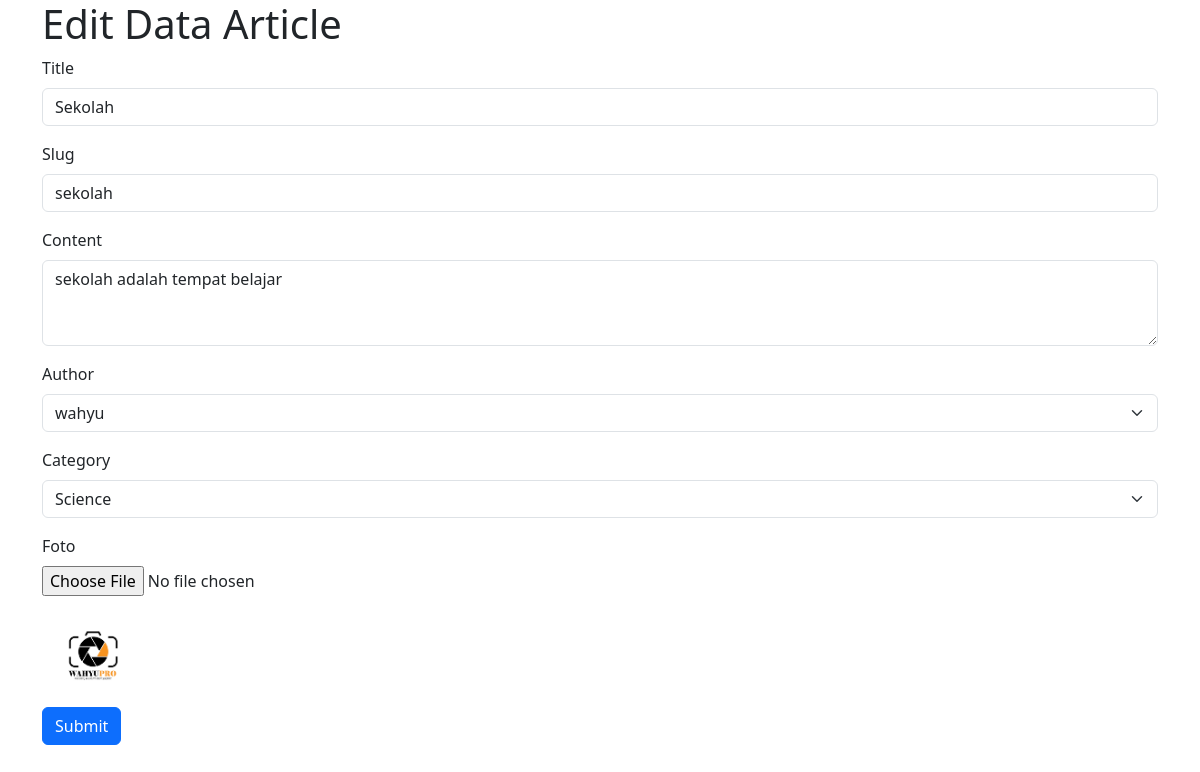
The page /views/admin/editarticle.php?id=8 (signed in) on the database its author committed.
### tables this page shows
CREATE TABLE IF NOT EXISTS `articles` (
  `id` int NOT NULL AUTO_INCREMENT,
  `title` varchar(255) NOT NULL,
  `slug` varchar(255) NOT NULL,
  `content` text NOT NULL,
  `user_id` int NOT NULL,
  `category_id` int NOT NULL,
  `created_at` timestamp NULL DEFAULT CURRENT_TIMESTAMP,
  `updated_at` timestamp NULL DEFAULT CURRENT_TIMESTAMP ON UPDATE CURRENT_TIMESTAMP,
  `foto` varchar(255) DEFAULT NULL,
  PRIMARY KEY (`id`),
  UNIQUE KEY `slug` (`slug`),
  KEY `user_id` (`user_id`),
  KEY `category_id` (`category_id`),
  CONSTRAINT `articles_ibfk_1` FOREIGN KEY (`user_id`) REFERENCES `users` (`id`) ON DELETE CASCADE,
  CONSTRAINT `articles_ibfk_2` FOREIGN KEY (`category_id`) REFERENCES `categories` (`id`) ON DELETE CASCADE
);

CREATE TABLE IF NOT EXISTS `users` (
  `id` int NOT NULL AUTO_INCREMENT,
  `username` varchar(50) NOT NULL,
  `password` varchar(255) NOT NULL,
  `email` varchar(100) NOT NULL,
  `created_at` timestamp NULL DEFAULT CURRENT_TIMESTAMP,
  `updated_at` timestamp NULL DEFAULT CURRENT_TIMESTAMP ON UPDATE CURRENT_TIMESTAMP,
  PRIMARY KEY (`id`),
  UNIQUE KEY `username` (`username`),
  UNIQUE KEY `email` (`email`)
);

CREATE TABLE IF NOT EXISTS `categories` (
  `id` int NOT NULL AUTO_INCREMENT,
  `name` varchar(100) NOT NULL,
  `slug` varchar(100) NOT NULL,
  `description` text,
  `created_at` timestamp NULL DEFAULT CURRENT_TIMESTAMP,
  `updated_at` timestamp NULL DEFAULT CURRENT_TIMESTAMP ON UPDATE CURRENT_TIMESTAMP,
  PRIMARY KEY (`id`),
  UNIQUE KEY `name` (`name`),
  UNIQUE KEY `slug` (`slug`)
);

### controller/function.php (called while the page is built, shortened)
<?php
require_once(__DIR__ . '/../database/koneksi.php');
function query($query)
{
    global $koneksi;
    $result = mysqli_query($koneksi, $query);
    $rows = [];
    while ($row = mysqli_fetch_assoc($result)) {
        $rows[] = $row;
    }
    return $rows;
}

### views/admin/editarticle.php (the view, shortened to what this page needs)
<?php
require_once(__DIR__ . '/../../database/koneksi.php');
require_once(__DIR__ . '/../../controller/function.php');
$id = $_GET['id'];
$article = query("SELECT * FROM articles WHERE id = $id")[0];
$users = query("SELECT id, username FROM users");
$categories = query("SELECT id, name FROM categories");
?>
<!DOCTYPE html>
<html lang="en">
<head>
    <link href="https://cdn.jsdelivr.net/npm/bootstrap@5.3.3/dist/css/bootstrap.min.css" rel="stylesheet">
</head>
<body>
    <div class="container">
        <h1>Edit Data Article</h1>
        <form action="" method="post" enctype="multipart/form-data">
            <div class="mb-3">
                <label for="exampleFormControlInput1" class="form-label">Title</label>
                <input type="text" name="title" class="form-control" id="exampleFormControlInput1" value="<?= $article['title']; ?>">
            </div>
            <div class="mb-3">
                <label for="exampleFormControlInput1" class="form-label">Slug</label>
                <input type="text" name="slug" class="form-control" id="exampleFormControlInput1" value="<?= $article['slug']; ?>">
            </div>
            <div class="mb-3">
                <label for="exampleFormControlInput1" class="form-label">Content</label>
                <textarea class="form-control" name="content" id="exampleFormControlTextarea1" rows="3"><?= $article['content']; ?></textarea>
            </div>
            <div class="mb-3">
                <label for="exampleFormControlInput1" class="form-label">Author</label>
                <select class="form-select" name="user_id" aria-label="Default select example">
                    <?php foreach ($users as $user) : ?>
                        <option value="<?= $user['id']; ?>" <?= $user['id'] == $article['user_id'] ? 'selected' : ''; ?>><?= $user['username']; ?></option>
                    <?php endforeach; ?>
                </select>
            </div>
            <div class="mb-3">
                <label for="exampleFormControlInput1" class="form-label">Category</label>
                <select class="form-select" name="category_id" aria-label="Default select example">
                    <?php foreach ($categories as $category) : ?>
                        <option value="<?= $category['id']; ?>" <?= $category['id'] == $article['category_id'] ? 'selected' : ''; ?>><?= $category['name']; ?></option>
                    <?php endforeach; ?>
                </select>
            </div>
            <div class="mb-3">
                <label for="exampleFormControlInput1" class="form-label">Foto</label><br>
                <input type="file" name="foto" id="foto" autocomplete="off"></input>
                <br><br>
                <img src="/cms/controller/img/<?= $article['foto']; ?>" width="100">
            </div>
            <button type="submit" name="submit" class="btn btn-primary">Submit</button>
        </form>
    </div>
</body>
</html>

### rows shown on the page
articles: title "Sekolah", slug "sekolah", content "sekolah adalah tempat belajar", user_id "wahyu", category_id "Science", foto (picture)
